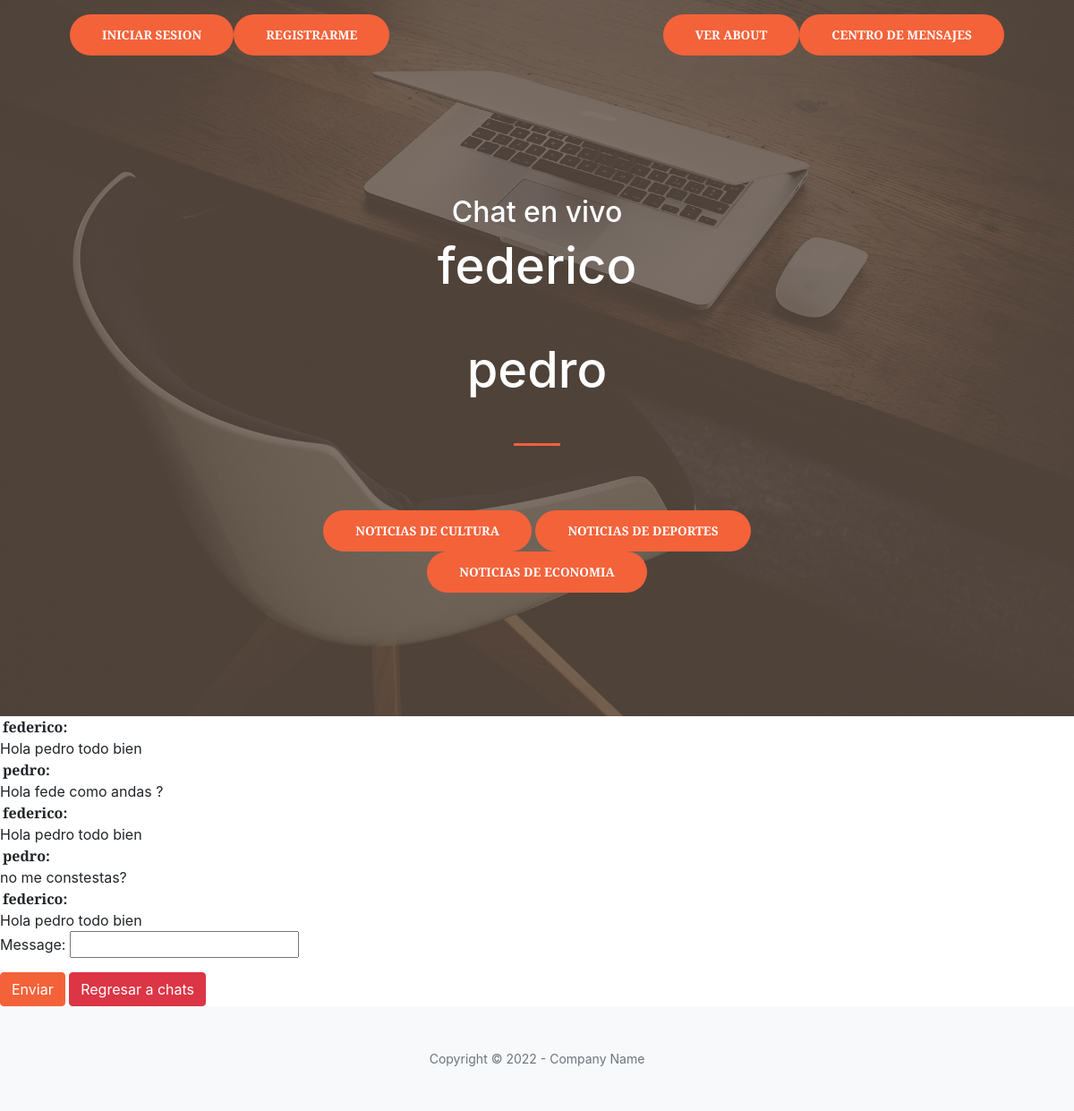
The page /AppBlog/chats/1/5/ on the database its author committed.
### AppBlog/models.py (models this page shows)
class MensajeChat(models.Model):
    sender = models.ForeignKey(User, on_delete=models.CASCADE, related_name='sender')
    receiver = models.ForeignKey(User, on_delete=models.CASCADE, related_name='receiver')
    message = models.CharField(max_length=1200)
    timestamp = models.DateTimeField(auto_now_add=True)
    is_read = models.BooleanField(default=False)
    def __str__(self):
        return self.message
    class Meta:
        ordering = ('timestamp',)

### AppBlog/views.py (the view, shortened to what this page needs)
# urls.py: path('chats/<int:sender>/<int:receiver>/', chat_completo, name='chat_completo'),
def chat_completo(request, sender=None, receiver=None):
    if request.method == 'GET':
        messages = MensajeChat.objects.filter(sender_id=sender,receiver_id=receiver,is_read=False)
        for message in messages:
            message.is_read=True
            message.save()
        formulario=MensajeChatForm()
        return render(request, 'AppBlog/chat_completo.html', {'users': User.objects.exclude(username=request.user.username),
        'formulario':formulario,
        'sender':sender,
        'receiver':receiver,
        'messages': MensajeChat.objects.filter(sender_id=sender, receiver_id=receiver) |
        MensajeChat.objects.filter(sender_id=receiver,receiver_id=sender)})

### AppBlog/forms.py
class MensajeChatForm(forms.Form):
    message= forms.CharField(max_length=150)
    class meta:
        model= MensajeChat
        fields=['sender','receiver','message','is_read']

### AppBlog/templates/AppBlog/chat_completo.html (shortened to what this page needs)
{% extends "AppBlog/padre.html" %}
{% load static %}
{% block titulo %}
<h2 style="color:white">Chat en vivo</h2>
{% for user in users %}
{% if user.id == sender or user.id == receiver %}
<h1 class="mb-5" style="color: white ">{{user}}</h1>
{% endif %}
{% endfor %}
{% endblock %}
{% block cuerpo %}
{% for message in messages %}
    {% if message.sender == request.user %}
<div class="card-panel right" style="width: 75%; position: relative">
    <div style="position: absolute; top: 0; left:3px; font-weight: bolder" class="title" style="color:red">Tu: </div>
    <br>
    {{ message }}
</div>
    {% else %}
<div class="card-panel left blue lighten-5" style="width: 75%; position: relative">
    <div style="position: absolute; top: 0; left:3px; font-weight: bolder" class="title">{{ message.sender }}: </div>
    <br>
    {{ message }}
</div>
    {% endif %}
    {% endfor %}
 <form action="" method="POST">{% csrf_token %}
    {{ formulario.as_p }}
    <button class="btn btn-primary" type="submit">Enviar</button>
    <a class="btn btn-danger" href="{% url 'chat' %}">Regresar a chats</a>
</form>
{% endblock%}

### rows shown on the page
MensajeChat: sender "federico", message "Hola pedro todo bien"
MensajeChat: sender "pedro", message "Hola fede como andas ?"
MensajeChat: sender "federico", message "Hola pedro todo bien"
MensajeChat: sender "pedro", message "no me constestas?"
MensajeChat: sender "federico", message "Hola pedro todo bien"

### other values the page prints
{{ user }} "federico"
{{ user }} "pedro"
